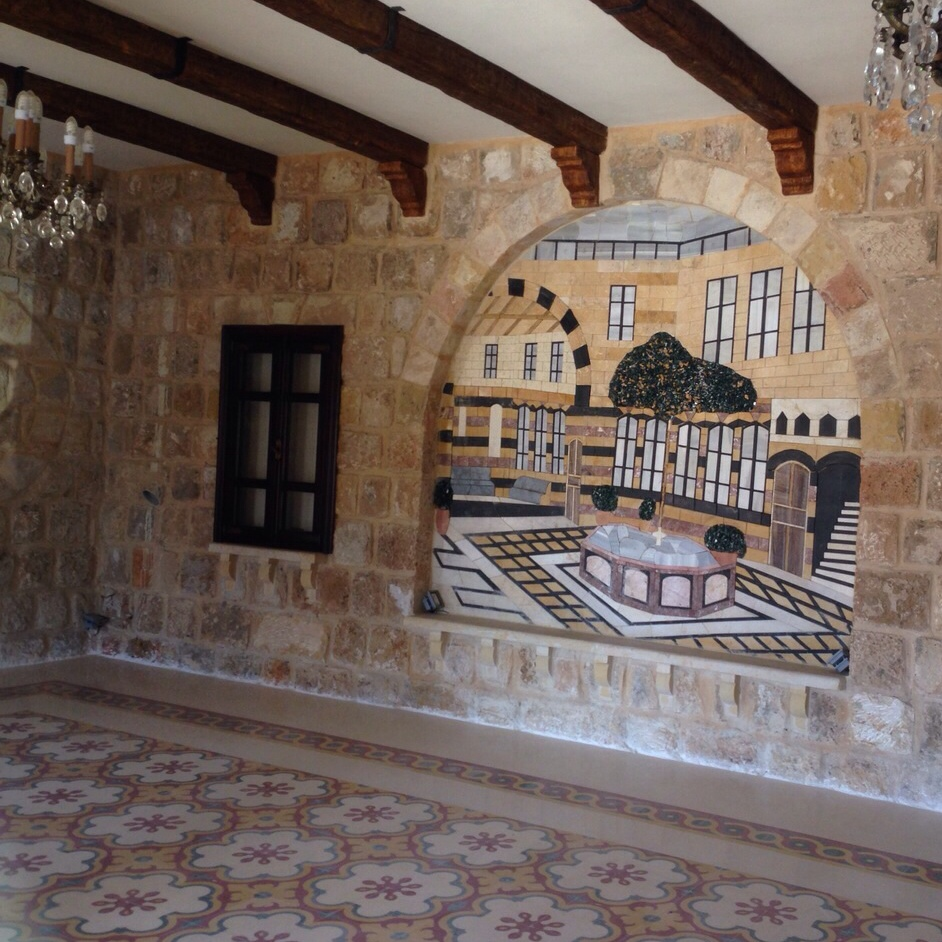
%> input picture code/khiam1.jpg, 942 x 942 px
$ octave downsample.m   (GNU Octave 9; MATLAB toolbox functions it lacks are replaced by stand-ins)
%> lines starting %> are read from the running program, lines starting %| are printed output that depends on the picture
clear all;
close all;
IMG = imread('khiam1.jpg');
%> IMG is the input picture: size 942x942x3 uint8; mean R, G, B 113.1, 98.1, 90.7
IMG = IMG(:,:,1);
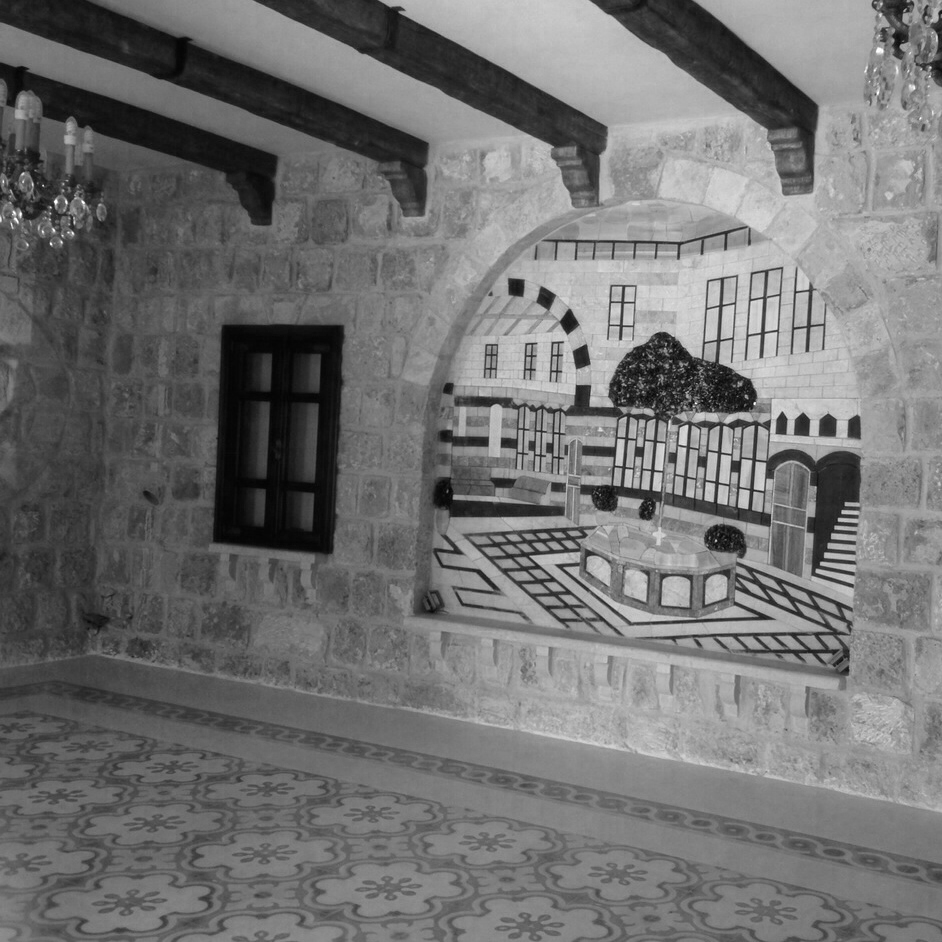
%> IMG: size 942x942 uint8; min 2, max 255, mean 113.1
IMG = double(IMG);
%> IMG: size 942x942 double
imagesc(IMG)
colormap gray
%%
[U,S,V] = svd(IMG);
%%
B = U(:,1)*S(1,1)*V(:,1)';
figure
imagesc(B)
colormap gray
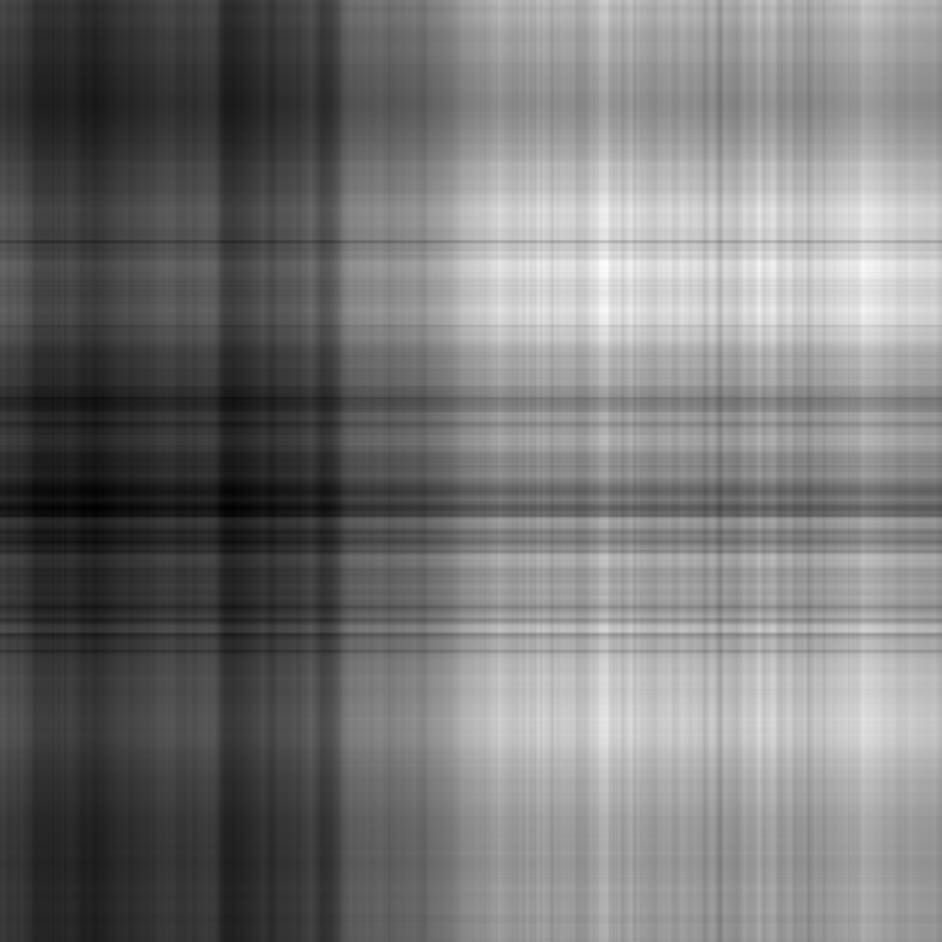
%> displayed picture: size 942x942x3, on the screen's scale of 0 to 255; min 0, max 255, mean 118.7
%% how many do we need?
% Let's see the singular values?
plot(diag(S))
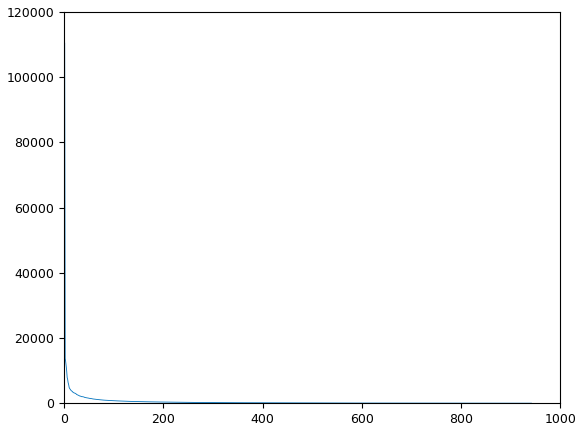
%> figure redrawn from the program's plot data; curve peaks at x = 1, y = 110429.6
%% Let's take just the top 100
k = 50;
B = U(:,1:k)*S(1:k,1:k)*V(:,1:k)';
figure
imagesc(B)
colormap gray
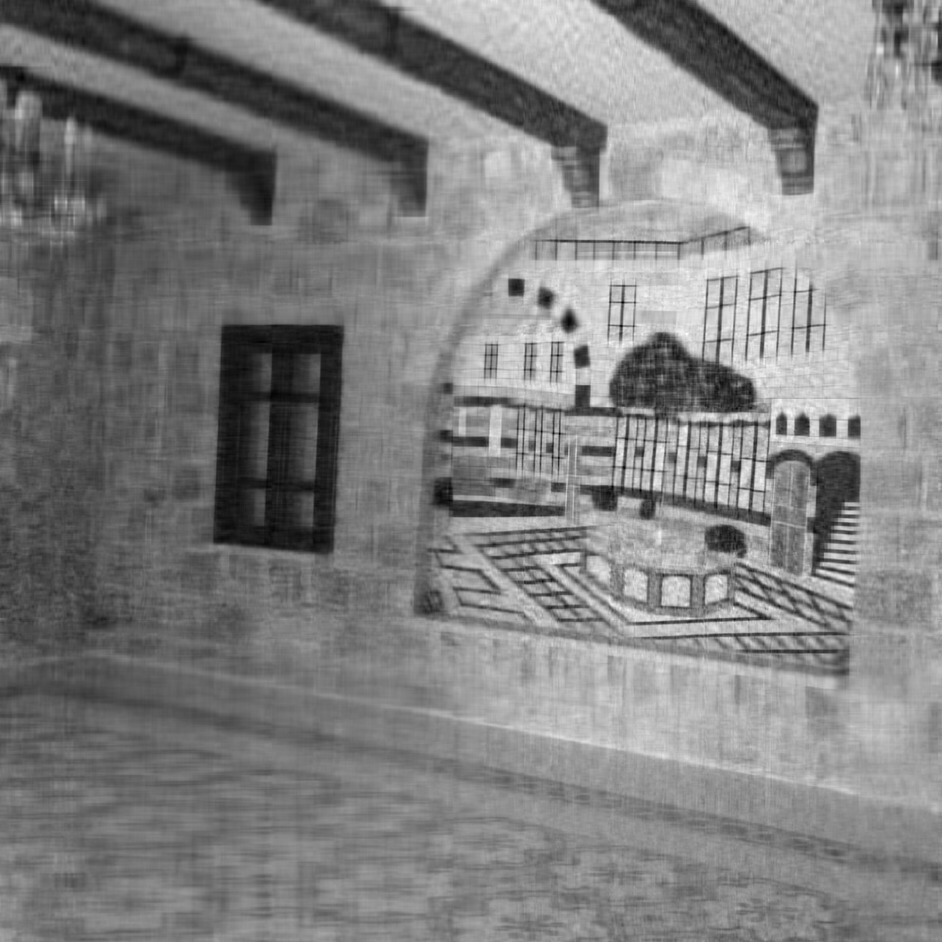
%> displayed picture: size 942x942x3, on the screen's scale of 0 to 255; min 0, max 255, mean 128
%%
DIFF = IMG-B;
figure
imagesc(DIFF)
colormap gray
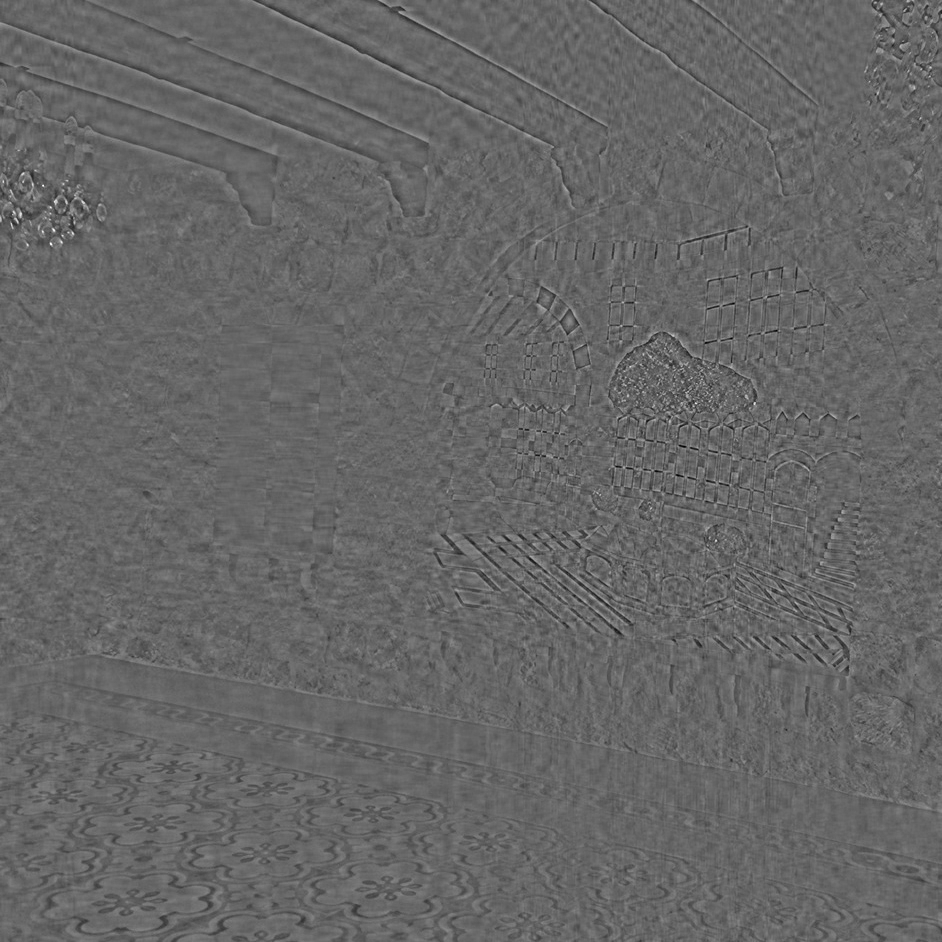
%> displayed picture: size 942x942x3, on the screen's scale of 0 to 255; min 0, max 255, mean 102.1
